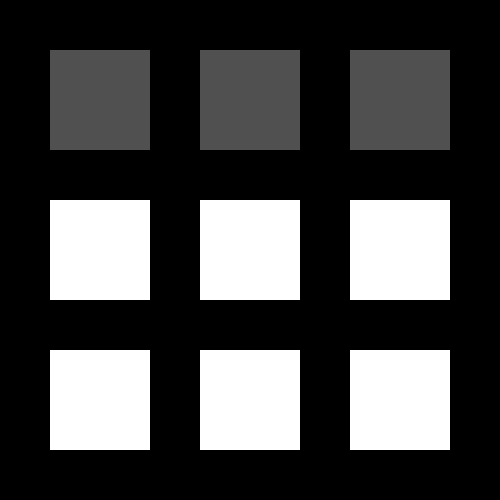
Frame 1 (no input)
Frame 60 (the mouse pressed at the canvas centre just before this capture): identical to frame 1, image omitted
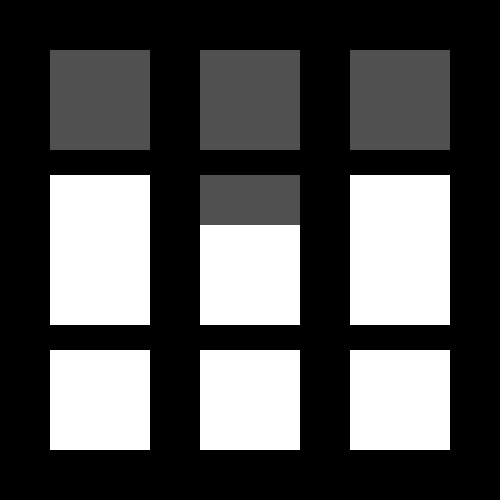
Frame 120 (the mouse held since frame 60 and released just before this capture)

The Processing sketch that drew these frames (run headless with seeded random() and noise(); from frame 60 on, the mouse is pressed at the canvas centre):

// Processing sketch: processing_119182
// ── processing_119182.pde

void setup()
{
size(500,500);
background (0);
noStroke();

}

void draw()
{
  background(0);
   fill(80);
  noStroke();
  rect(50,50,100,100);
  
  fill(80);
  noStroke();
  rect(200,50,100,100);
  
  fill(80);
  noStroke();
  rect(350,50,100,100);
  
  fill(255);
  noStroke();
  rect(50,350,100,100);
  
  fill(255);
  noStroke();
  rect(200,350,100,100);
  
  fill(255);
  noStroke();
  rect(350,350,100,100);
  
 translate(0,-mouseY/10);
 pushMatrix();
 
 fill(255);
  noStroke();
  rect(50,200,100,100);
  
  fill(80);
  noStroke();
  rect(200,200,100,100);
  
  fill(255);
  noStroke();
  rect(350,200,100,100);
   popMatrix();
  resetMatrix();
  
  pushMatrix();
  translate(0,mouseY/10);
  fill(255);
  noStroke();
  rect(50,200,100,100);
  
  fill(255);
  noStroke();
  rect(200,200,100,100);
  
  fill(255);
  noStroke();
  rect(350,200,100,100);
  popMatrix();
  resetMatrix();
  
}
